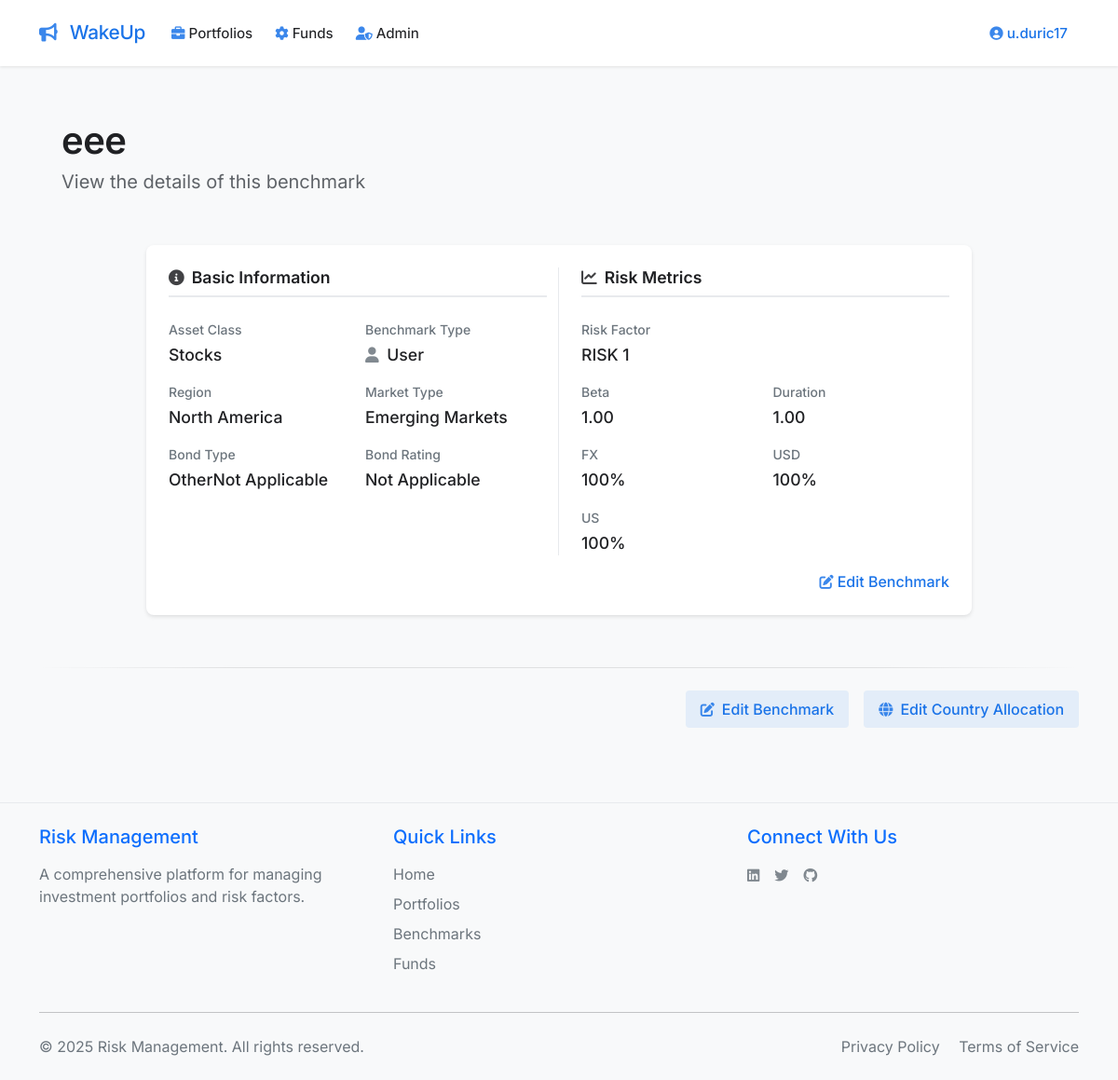
Page /view_benchmark/2 (signed in) on the earlier database version.
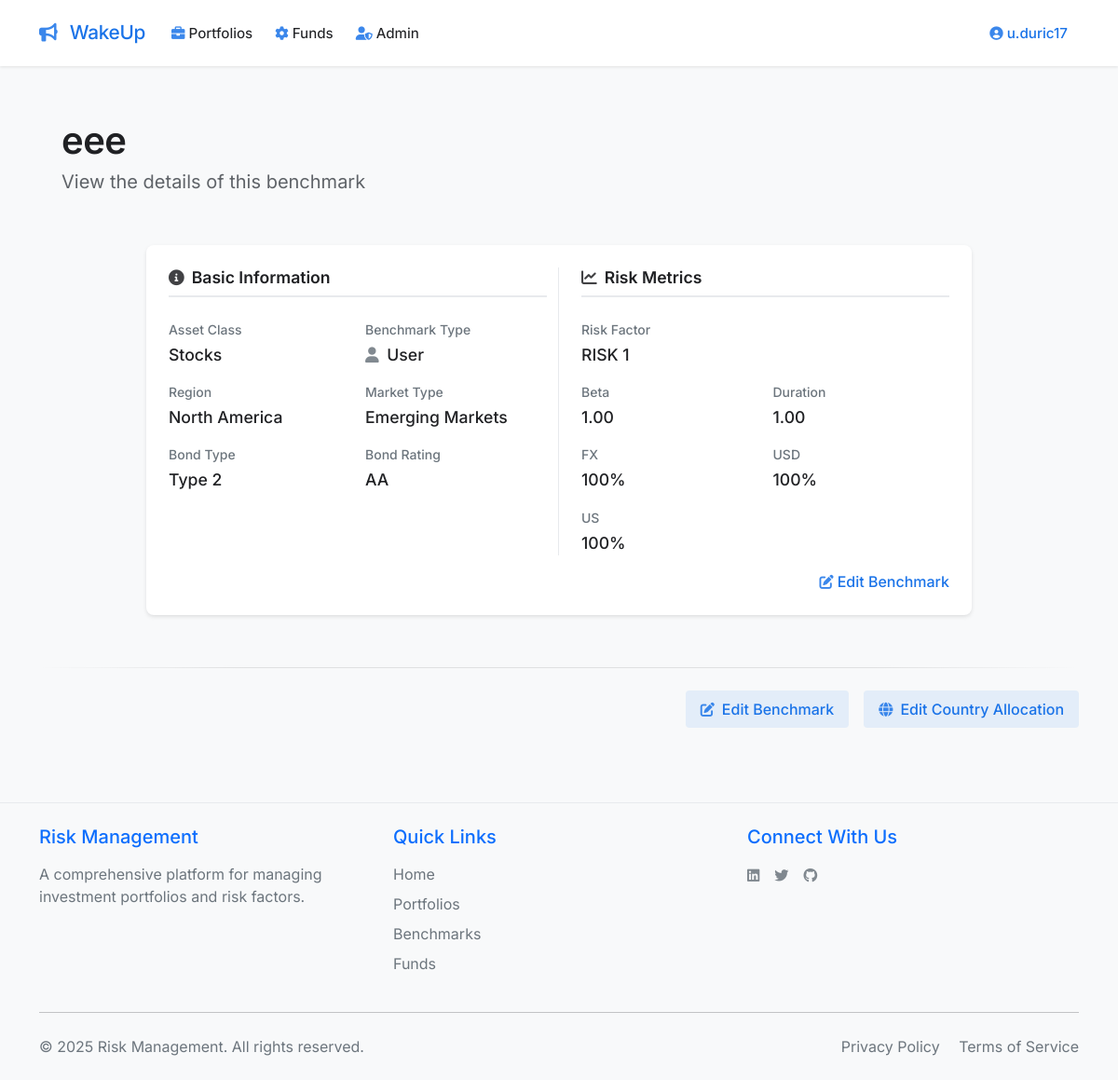
Same page on the later database version.
### app.py (models this page shows, shortened)
class Benchmark(db.Model):
    __tablename__ = 'benchmark'
    id = db.Column(db.Integer, primary_key=True)
    benchmark_name = db.Column(db.String(120), nullable=False)
    user_id = db.Column(db.Integer, db.ForeignKey('user.id'), nullable=False)
    generic_benchmark = db.Column(db.Integer, nullable=False, default=0)
    risk_factor_id = db.Column(db.Integer, db.ForeignKey('risk_factor.id'), nullable=False)
    beta = db.Column(db.Float, nullable=False, default=0.0)
    mod_duration = db.Column(db.Float, nullable=False, default=0.0)
    fx = db.Column(db.Float, nullable=False, default=0.0)
    usd = db.Column(db.Float, nullable=False, default=0.0)
    us = db.Column(db.Float, nullable=False, default=0.0)
    asset_class = db.Column(db.String(20), nullable=False)
    region = db.Column(db.String(20), nullable=False)
    developed = db.Column(db.String(20), nullable=False)
    bond_rating = db.Column(db.String(20), nullable=False)
    bond_type = db.Column(db.String(20), nullable=False)
    created_at = db.Column(db.DateTime, nullable=False, default=datetime.utcnow)
    user = db.relationship('User', back_populates='benchmarks', lazy=True)
    risk_factor = db.relationship('RiskFactor', back_populates='benchmarks', lazy=True)
    funds = db.relationship('Fund', back_populates='benchmark', lazy=True)

### app.py (the view)
@app.route('/view_benchmark/<int:id>')
@login_required
def view_benchmark(id):
    benchmark = Benchmark.query.get_or_404(id)
    if not current_user.is_admin() and benchmark.user_id != current_user.id and not benchmark.generic_benchmark:
        flash('You do not have permission to view this benchmark', 'error')
        return redirect(url_for('get_benchmarks'))
    return render_template('view_benchmark.html', benchmark=benchmark)

### app.py (called while the page is built)
@app.after_request
def add_security_headers(response):
    response.headers['X-Content-Type-Options'] = 'nosniff'
    response.headers['X-Frame-Options'] = 'SAMEORIGIN'
    response.headers['X-XSS-Protection'] = '1; mode=block'
    response.headers['Strict-Transport-Security'] = 'max-age=31536000; includeSubDomains'
    return response

@login_manager.user_loader
def load_user(user_id):
    return User.query.get(int(user_id))

def login_required(f):
    @wraps(f)
    def decorated_function(*args, **kwargs):
        if not current_user.is_authenticated:
            return redirect(url_for('login'))
        return f(*args, **kwargs)
    return decorated_function

@app.context_processor
def inject_now():
    return {'now': datetime.utcnow()}

    def is_admin(self):
        return self.user_type == 'admin'

### templates/view_benchmark.html (shortened to what the changed rows need)
{% extends "base.html" %}
{% block content %}
<div class="container-fluid px-4">
    <div class="header-section mb-4">
        <div class="d-flex flex-column">
            <h2 class="main-title">{{ benchmark.benchmark_name }}</h2>
            <h4 class="subtitle">View the details of this benchmark</h4>
        </div>
    </div>
    <div class="row justify-content-center">
        <div class="col-lg-10">
            <div class="card">
                <div class="card-body p-4">
                    <div class="row">
                        <div class="col-md-6 border-end">
                            <div class="row g-3">
                                <div class="col-6">
                                    <div class="info-item">
                                        <span class="info-label">Asset Class</span>
                                        <span class="info-value">{{ benchmark.asset_class or 'N/A' }}</span>
                                    </div>
                                </div>
                                <div class="col-6">
                                    <div class="info-item">
                                        <span class="info-label">Benchmark Type</span>
                                        <span class="info-value">
                                            <i class="fas fa-{{ 'globe' if benchmark.generic_benchmark else 'user' }} me-1 {{ 'text-primary' if benchmark.generic_benchmark else 'text-secondary' }}"></i>
                                            {{ 'Generic' if benchmark.generic_benchmark else 'User' }}
                                        </span>
                                    </div>
                                </div>
                                <div class="col-6">
                                    <div class="info-item">
                                        <span class="info-label">Region</span>
                                        <span class="info-value">{{ benchmark.region or 'N/A' }}</span>
                                    </div>
                                </div>
                                <div class="col-6">
                                    <div class="info-item">
                                        <span class="info-label">Market Type</span>
                                        <span class="info-value">{{ benchmark.developed or 'N/A' }}</span>
                                    </div>
                                </div>
                                <div class="col-6">
                                    <div class="info-item">
                                        <span class="info-label">Bond Type</span>
                                        <span class="info-value">{{ benchmark.bond_type or 'N/A' }}</span>
                                    </div>
                                </div>
                                <div class="col-6">
                                    <div class="info-item">
                                        <span class="info-label">Bond Rating</span>
                                        <span class="info-value">{{ benchmark.bond_rating or 'N/A' }}</span>
                                    </div>
                                </div>
                            </div>
                        </div>
                        <div class="col-md-6 ps-md-4">
                            <div class="row g-3">
                                <div class="col-6">
                                    <div class="info-item">
                                        <span class="info-label">Beta</span>
                                        <span class="info-value">{{ "%.2f"|format(benchmark.beta) if benchmark.beta is not none else 'N/A' }}</span>
                                    </div>
                                </div>
                                <div class="col-6">
                                    <div class="info-item">
                                        <span class="info-label">Duration</span>
                                        <span class="info-value">{{ "%.2f"|format(benchmark.mod_duration) if benchmark.mod_duration is not none else 'N/A' }}</span>
                                    </div>
                                </div>
                                <div class="col-6">
                                    <div class="info-item">
                                        <span class="info-label">FX</span>
                                        <span class="info-value">{{ "%.0f"|format(benchmark.fx * 100) if benchmark.fx is not none else 'N/A' }}%</span>
                                    </div>
                                </div>
                                <div class="col-6">
                                    <div class="info-item">
                                        <span class="info-label">USD</span>
                                        <span class="info-value">{{ "%.0f"|format(benchmark.usd * 100) if benchmark.usd is not none else 'N/A' }}%</span>
                                    </div>
                                </div>
                                <div class="col-6">
                                    <div class="info-item">
                                        <span class="info-label">US</span>
                                        <span class="info-value">{{ "%.0f"|format(benchmark.us * 100) if benchmark.us is not none else 'N/A' }}%</span>
                                    </div>
                                </div>
                            </div>
                        </div>
                    </div>
                </div>
            </div>
        </div>
    </div>
</div>
</div>
{% endblock %}

Differences in the rows shown:
changed Benchmark "eee": bond_type "OtherNot Applicable" → "Type 2"; bond_rating "Not Applicable" → "AA"
